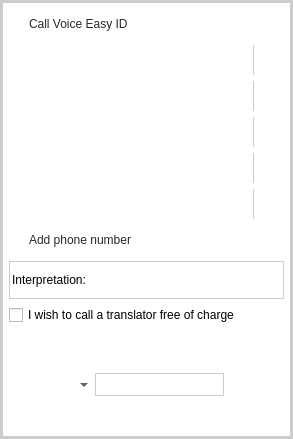
<?xml version="1.0" encoding="UTF-8"?>
<ui version="4.0">
 <class>Qpid::PopupDirectCall</class>
 <widget class="QWidget" name="Qpid::PopupDirectCall">
  <property name="geometry">
   <rect>
    <x>0</x>
    <y>0</y>
    <width>293</width>
    <height>439</height>
   </rect>
  </property>
  <property name="minimumSize">
   <size>
    <width>0</width>
    <height>0</height>
   </size>
  </property>
  <property name="windowTitle">
   <string>Form</string>
  </property>
  <property name="styleSheet">
   <string notr="true">#widget {
	background: #ffffff;
	border: 3px solid #cccccc;
}

#frameAddNumber,#frameNumberPanel_1,#frameNumberPanel_2,#frameNumberPanel_3,#frameNumberPanel_4,#frameNumberPanel_5,#frameVoiceraID {
	border-radius: 7px;
}

#frameAddNumber:hover,#frameNumberPanel_1:hover,#frameNumberPanel_2:hover,#frameNumberPanel_3:hover,#frameNumberPanel_4:hover,#frameNumberPanel_5:hover,#frameVoiceraID:hover {
	background: #0099cc;
}

#widgetDisplay QFrame QPushButton {
	color: #282828;
	min-height: 30px;
}

#widgetDisplay QFrame QPushButton:hover {
	color: #ffffff;
}

#pushButtonVoiceraID,#pushButtonNumber_1,#pushButtonNumber_2,#pushButtonNumber_3,#pushButtonNumber_4,#pushButtonNumber_5,#pushButtonAddNumber {
	border: 0px;
	text-align: left;
	padding-left: 20px;
	padding-right: 10px;
}

#widgetLanguagePanel {
	border: 1px solid #cccccc;
	padding-left: 3px;
}

#labelExchange {
	border-image: url(:/images/ui/colored_interpretation.png);
	min-width: 18px;
	min-height: 17px;
}

#pushButtonEdit_1,#pushButtonEdit_2,#pushButtonEdit_3,#pushButtonEdit_4,#pushButtonEdit_5 {
	min-width: 30px;
	max-width: 30px;
	background: url(:/images/ui/icon_edit.png) center center;
	background-repeat: no-repeat;
	border: 0px;
	border-left: 1px solid #cccccc;
}

#textBrowserFreeLink {
	border: 0px;
	background: transparent;
}

/* Edit number frame css */
#widgetEditPanel QComboBox {
	min-height: 30px;
	max-height: 30px;
	min-width: 80px;
	border: 0px;
	background: transparent;	
}

#widgetEditPanel QComboBox::drop-down {
	padding-right: 3px;
	image: url(:/images/ui/arrow_down.png);
	subcontrol-origin: padding;
	subcontrol-position: right;
	top: 1px;
}

#widgetEditPanel QComboBox QAbstractItemView::item {
	margin-top: 7px;
}

#widgetEditPanel #lineEditNumber {
	border: 1px solid #cccccc;
	min-height: 21px;
	min-width: 120px;
}

#widgetEditPanel QPushButton {
	border: 0px;
	max-width: 16px;
	max-height: 16px;
	min-width: 16px;
	min-height: 16px;
}

#widgetEditPanel #pushButtonOK {
	background: url(:/images/ui/icon_right.png);
}

#widgetEditPanel #pushButtonCancel {
	background: url(:/images/ui/icon_wrong.png);
}

#widgetEditPanel #pushButtonRemove {
	background: url(:/images/ui/icon_del.png);
}

/* End */
</string>
  </property>
  <layout class="QVBoxLayout" name="verticalLayout_2">
   <property name="spacing">
    <number>0</number>
   </property>
   <property name="margin">
    <number>0</number>
   </property>
   <item>
    <widget class="QWidget" name="widget" native="true">
     <property name="minimumSize">
      <size>
       <width>0</width>
       <height>0</height>
      </size>
     </property>
     <layout class="QVBoxLayout" name="verticalLayout">
      <property name="spacing">
       <number>0</number>
      </property>
      <item>
       <widget class="QWidget" name="widgetDisplay" native="true">
        <layout class="QVBoxLayout" name="verticalLayout_4">
         <property name="spacing">
          <number>6</number>
         </property>
         <property name="margin">
          <number>0</number>
         </property>
         <item>
          <widget class="QFrame" name="frameVoiceraID">
           <property name="frameShape">
            <enum>QFrame::StyledPanel</enum>
           </property>
           <property name="frameShadow">
            <enum>QFrame::Raised</enum>
           </property>
           <layout class="QHBoxLayout" name="horizontalLayout_6">
            <property name="spacing">
             <number>0</number>
            </property>
            <property name="margin">
             <number>0</number>
            </property>
            <item>
             <widget class="QPushButton" name="pushButtonVoiceraID">
              <property name="focusPolicy">
               <enum>Qt::NoFocus</enum>
              </property>
              <property name="text">
               <string>Call Voice Easy ID</string>
              </property>
             </widget>
            </item>
           </layout>
          </widget>
         </item>
         <item>
          <widget class="QFrame" name="frameNumberPanel_1">
           <property name="frameShape">
            <enum>QFrame::StyledPanel</enum>
           </property>
           <property name="frameShadow">
            <enum>QFrame::Raised</enum>
           </property>
           <layout class="QHBoxLayout" name="horizontalLayout">
            <property name="spacing">
             <number>0</number>
            </property>
            <property name="margin">
             <number>0</number>
            </property>
            <item>
             <widget class="QPushButton" name="pushButtonNumber_1">
              <property name="focusPolicy">
               <enum>Qt::NoFocus</enum>
              </property>
              <property name="text">
               <string/>
              </property>
             </widget>
            </item>
            <item>
             <widget class="QPushButton" name="pushButtonEdit_1">
              <property name="cursor">
               <cursorShape>PointingHandCursor</cursorShape>
              </property>
              <property name="focusPolicy">
               <enum>Qt::NoFocus</enum>
              </property>
              <property name="text">
               <string/>
              </property>
              <property name="checkable">
               <bool>true</bool>
              </property>
             </widget>
            </item>
           </layout>
          </widget>
         </item>
         <item>
          <widget class="QFrame" name="frameNumberPanel_3">
           <property name="frameShape">
            <enum>QFrame::StyledPanel</enum>
           </property>
           <property name="frameShadow">
            <enum>QFrame::Raised</enum>
           </property>
           <layout class="QHBoxLayout" name="horizontalLayout_3">
            <property name="spacing">
             <number>0</number>
            </property>
            <property name="margin">
             <number>0</number>
            </property>
            <item>
             <widget class="QPushButton" name="pushButtonNumber_3">
              <property name="focusPolicy">
               <enum>Qt::NoFocus</enum>
              </property>
              <property name="text">
               <string/>
              </property>
             </widget>
            </item>
            <item>
             <widget class="QPushButton" name="pushButtonEdit_3">
              <property name="cursor">
               <cursorShape>PointingHandCursor</cursorShape>
              </property>
              <property name="focusPolicy">
               <enum>Qt::NoFocus</enum>
              </property>
              <property name="text">
               <string/>
              </property>
             </widget>
            </item>
           </layout>
          </widget>
         </item>
         <item>
          <widget class="QFrame" name="frameNumberPanel_2">
           <property name="frameShape">
            <enum>QFrame::StyledPanel</enum>
           </property>
           <property name="frameShadow">
            <enum>QFrame::Raised</enum>
           </property>
           <layout class="QHBoxLayout" name="horizontalLayout_2">
            <property name="spacing">
             <number>0</number>
            </property>
            <property name="margin">
             <number>0</number>
            </property>
            <item>
             <widget class="QPushButton" name="pushButtonNumber_2">
              <property name="focusPolicy">
               <enum>Qt::NoFocus</enum>
              </property>
              <property name="text">
               <string/>
              </property>
             </widget>
            </item>
            <item>
             <widget class="QPushButton" name="pushButtonEdit_2">
              <property name="cursor">
               <cursorShape>PointingHandCursor</cursorShape>
              </property>
              <property name="focusPolicy">
               <enum>Qt::NoFocus</enum>
              </property>
              <property name="text">
               <string/>
              </property>
             </widget>
            </item>
           </layout>
          </widget>
         </item>
         <item>
          <widget class="QFrame" name="frameNumberPanel_4">
           <property name="frameShape">
            <enum>QFrame::StyledPanel</enum>
           </property>
           <property name="frameShadow">
            <enum>QFrame::Raised</enum>
           </property>
           <layout class="QHBoxLayout" name="horizontalLayout_4">
            <property name="spacing">
             <number>0</number>
            </property>
            <property name="margin">
             <number>0</number>
            </property>
            <item>
             <widget class="QPushButton" name="pushButtonNumber_4">
              <property name="focusPolicy">
               <enum>Qt::NoFocus</enum>
              </property>
              <property name="text">
               <string/>
              </property>
             </widget>
            </item>
            <item>
             <widget class="QPushButton" name="pushButtonEdit_4">
              <property name="cursor">
               <cursorShape>PointingHandCursor</cursorShape>
              </property>
              <property name="focusPolicy">
               <enum>Qt::NoFocus</enum>
              </property>
              <property name="text">
               <string/>
              </property>
             </widget>
            </item>
           </layout>
          </widget>
         </item>
         <item>
          <widget class="QFrame" name="frameNumberPanel_5">
           <property name="frameShape">
            <enum>QFrame::StyledPanel</enum>
           </property>
           <property name="frameShadow">
            <enum>QFrame::Raised</enum>
           </property>
           <layout class="QHBoxLayout" name="horizontalLayout_5">
            <property name="spacing">
             <number>0</number>
            </property>
            <property name="margin">
             <number>0</number>
            </property>
            <item>
             <widget class="QPushButton" name="pushButtonNumber_5">
              <property name="focusPolicy">
               <enum>Qt::NoFocus</enum>
              </property>
              <property name="text">
               <string/>
              </property>
             </widget>
            </item>
            <item>
             <widget class="QPushButton" name="pushButtonEdit_5">
              <property name="cursor">
               <cursorShape>PointingHandCursor</cursorShape>
              </property>
              <property name="focusPolicy">
               <enum>Qt::NoFocus</enum>
              </property>
              <property name="text">
               <string/>
              </property>
             </widget>
            </item>
           </layout>
          </widget>
         </item>
         <item>
          <widget class="QFrame" name="frameAddNumber">
           <property name="frameShape">
            <enum>QFrame::StyledPanel</enum>
           </property>
           <property name="frameShadow">
            <enum>QFrame::Raised</enum>
           </property>
           <layout class="QHBoxLayout" name="horizontalLayout_7">
            <property name="spacing">
             <number>0</number>
            </property>
            <property name="margin">
             <number>0</number>
            </property>
            <item>
             <widget class="QPushButton" name="pushButtonAddNumber">
              <property name="focusPolicy">
               <enum>Qt::NoFocus</enum>
              </property>
              <property name="text">
               <string>Add phone number</string>
              </property>
             </widget>
            </item>
           </layout>
          </widget>
         </item>
         <item>
          <widget class="QWidget" name="widgetInterpretionPanel" native="true">
           <property name="minimumSize">
            <size>
             <width>0</width>
             <height>100</height>
            </size>
           </property>
           <property name="maximumSize">
            <size>
             <width>16777215</width>
             <height>16777215</height>
            </size>
           </property>
           <layout class="QVBoxLayout" name="verticalLayout_3">
            <property name="margin">
             <number>0</number>
            </property>
            <item>
             <widget class="QWidget" name="widgetLanguagePanel" native="true">
              <layout class="QHBoxLayout" name="horizontalLayout_8">
               <property name="leftMargin">
                <number>3</number>
               </property>
               <item>
                <widget class="QLabel" name="labelInterpretion">
                 <property name="text">
                  <string>Interpretation:</string>
                 </property>
                </widget>
               </item>
               <item>
                <widget class="QLabel" name="labelSourceLanguage">
                 <property name="text">
                  <string/>
                 </property>
                 <property name="scaledContents">
                  <bool>true</bool>
                 </property>
                </widget>
               </item>
               <item>
                <widget class="QLabel" name="labelExchange">
                 <property name="text">
                  <string/>
                 </property>
                </widget>
               </item>
               <item>
                <widget class="QLabel" name="labelTargetLanguage">
                 <property name="text">
                  <string/>
                 </property>
                 <property name="scaledContents">
                  <bool>true</bool>
                 </property>
                </widget>
               </item>
               <item>
                <spacer name="horizontalSpacer">
                 <property name="orientation">
                  <enum>Qt::Horizontal</enum>
                 </property>
                 <property name="sizeHint" stdset="0">
                  <size>
                   <width>40</width>
                   <height>20</height>
                  </size>
                 </property>
                </spacer>
               </item>
              </layout>
             </widget>
            </item>
            <item>
             <widget class="QCheckBox" name="checkBoxFree">
              <property name="focusPolicy">
               <enum>Qt::NoFocus</enum>
              </property>
              <property name="text">
               <string>I wish to call a translator free of charge</string>
              </property>
             </widget>
            </item>
            <item>
             <widget class="QTextBrowser" name="textBrowserFreeLink">
              <property name="minimumSize">
               <size>
                <width>0</width>
                <height>30</height>
               </size>
              </property>
              <property name="maximumSize">
               <size>
                <width>16777215</width>
                <height>30</height>
               </size>
              </property>
             </widget>
            </item>
           </layout>
          </widget>
         </item>
        </layout>
       </widget>
      </item>
      <item>
       <widget class="QWidget" name="widgetEdit" native="true">
        <layout class="QVBoxLayout" name="verticalLayout_5">
         <property name="spacing">
          <number>0</number>
         </property>
         <property name="margin">
          <number>0</number>
         </property>
         <item>
          <widget class="QWidget" name="widgetEditPanel" native="true">
           <layout class="QHBoxLayout" name="horizontalLayout_9">
            <property name="spacing">
             <number>3</number>
            </property>
            <property name="leftMargin">
             <number>3</number>
            </property>
            <property name="rightMargin">
             <number>3</number>
            </property>
            <item>
             <widget class="QComboBox" name="comboBoxCountry">
              <property name="maximumSize">
               <size>
                <width>70</width>
                <height>30</height>
               </size>
              </property>
             </widget>
            </item>
            <item>
             <widget class="QLineEdit" name="lineEditNumber"/>
            </item>
            <item>
             <widget class="QPushButton" name="pushButtonOK">
              <property name="focusPolicy">
               <enum>Qt::NoFocus</enum>
              </property>
              <property name="text">
               <string/>
              </property>
             </widget>
            </item>
            <item>
             <widget class="QPushButton" name="pushButtonCancel">
              <property name="focusPolicy">
               <enum>Qt::NoFocus</enum>
              </property>
              <property name="text">
               <string/>
              </property>
             </widget>
            </item>
            <item>
             <widget class="QPushButton" name="pushButtonRemove">
              <property name="focusPolicy">
               <enum>Qt::NoFocus</enum>
              </property>
              <property name="text">
               <string/>
              </property>
             </widget>
            </item>
           </layout>
          </widget>
         </item>
         <item>
          <widget class="QLabel" name="labelErrorMsg">
           <property name="minimumSize">
            <size>
             <width>0</width>
             <height>21</height>
            </size>
           </property>
           <property name="text">
            <string/>
           </property>
           <property name="alignment">
            <set>Qt::AlignCenter</set>
           </property>
          </widget>
         </item>
        </layout>
       </widget>
      </item>
     </layout>
    </widget>
   </item>
  </layout>
 </widget>
 <resources>
  <include location="phone.qrc"/>
 </resources>
 <connections/>
</ui>
